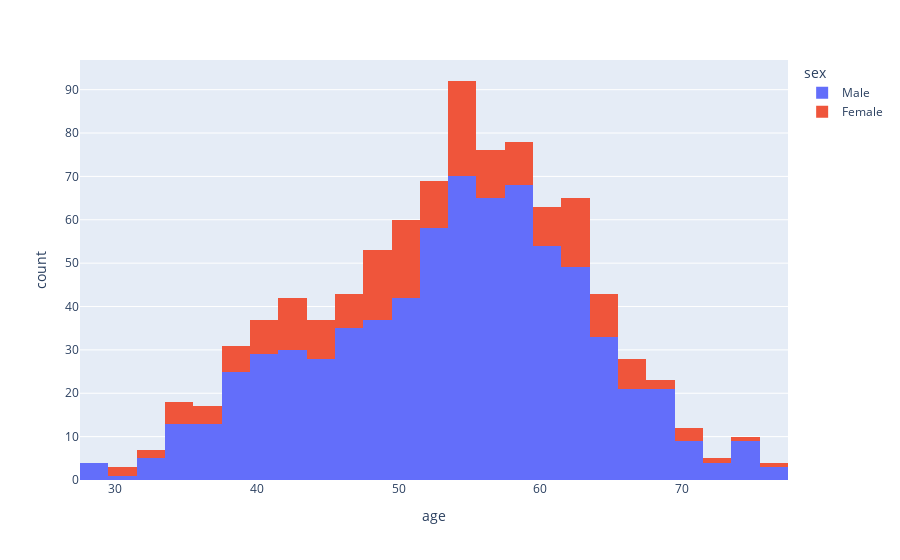

Source (notebook cell):
### Code cell
fig = px.histogram(data_frame=df, x='age', color='sex')
fig.show()

### Figure 1 — Plotly figure (JSON) as saved in the notebook; plotly's stock layout.template omitted (floating-point values rounded to 4 significant figures; data arrays with more than 128 entries replaced by an {"elided": "..."} marker saying what was removed)
{"data": [{"alignmentgroup": "True", "bingroup": "x", "hovertemplate": "sex=Male<br>age=%{x}<br>count=%{y}<extra></extra>", "legendgroup": "Male", "marker": {"color": "#636efa", "pattern": {"shape": ""}}, "name": "Male", "offsetgroup": "Male", "orientation": "v", "showlegend": true, "type": "histogram", "x": {"elided": "726 int values"}, "xaxis": "x", "yaxis": "y"}, {"alignmentgroup": "True", "bingroup": "x", "hovertemplate": "sex=Female<br>age=%{x}<br>count=%{y}<extra></extra>", "legendgroup": "Female", "marker": {"color": "#EF553B", "pattern": {"shape": ""}}, "name": "Female", "offsetgroup": "Female", "orientation": "v", "showlegend": true, "type": "histogram", "x": {"elided": "194 int values"}, "xaxis": "x", "yaxis": "y"}], "layout": {"barmode": "relative", "legend": {"title": {"text": "sex"}, "tracegroupgap": 0}, "margin": {"t": 60}, "xaxis": {"anchor": "y", "domain": [0, 1], "title": {"text": "age"}}, "yaxis": {"anchor": "x", "domain": [0, 1], "title": {"text": "count"}}}}
